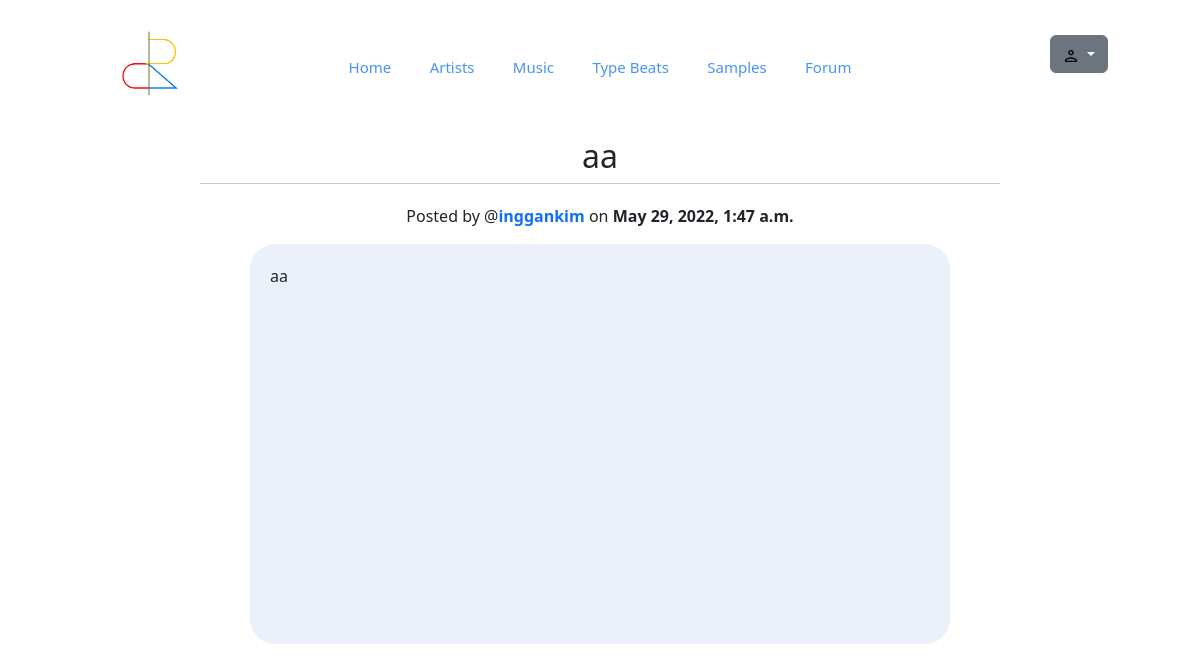
The app's page /ercf/post/38, older data.
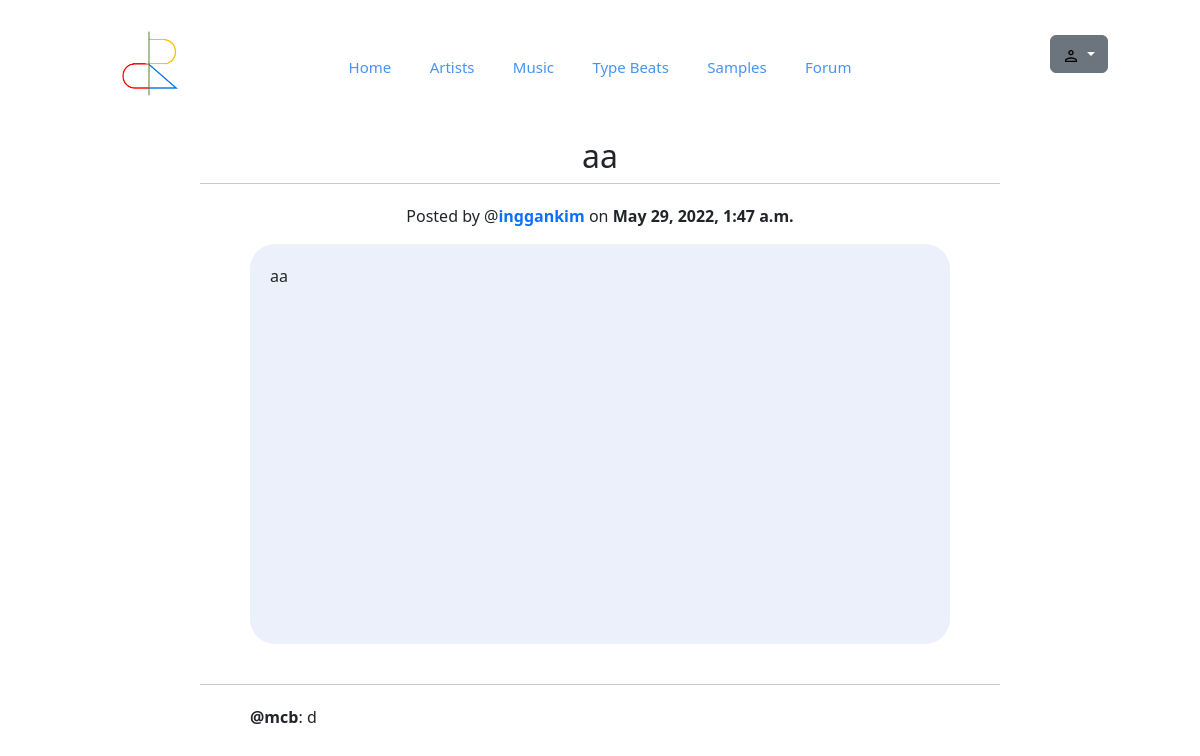
The same page, newer data.
### ercf/models.py (models this page shows, shortened)
class Review(models.Model):
    content = models.TextField(max_length=50)
    author = models.ForeignKey(User, on_delete=models.CASCADE)
    commenter = models.ForeignKey(User, on_delete=models.CASCADE, related_name="com")
    date_posted = models.DateTimeField(auto_now_add=True)
    approved = models.BooleanField(default=True)
    post_date = models.DateTimeField(auto_now_add=False, default="1111-11-11 11:11")
    post_title = models.TextField(default="")
    post_id = models.TextField(default="")

### ercf/views.py (the view, shortened to what this page needs)
# urls.py: path('post/<str:pk>', views.post, name='post'),
def post(request, pk):
    post = Post.objects.get(id=pk)
    form = ReviewForm()
    reviews = Review.objects.all().order_by("-id")
    context = {"form": form, "review_count": reviews.count(), "reviews": reviews, "form": form, "post": post}
    return render(request, 'ercf/post.html', context)

### ercf/templates/ercf/post.html (shortened to what this page needs)
{% extends "ercf/layout.html" %}
{% load static %}
{% block body %}
<div style="margin-top:-80px;">
    <h2 style="text-align: center;">{{post.title}}</h2>
    <hr style="margin: auto auto; width: 800px;">
    <div class="description">
        <p>Posted by @<a href="{% url 'ercf:view_user' post.author_identity %}"><b>{{post.author}}</b></a> on <b>{{post.date_posted}}</b></p>
    </div>
    <div class="content">
        <p>{{post.content}}</p>
    </div>
<br/>
    <div class="comment">
        <div>
            {% for review in reviews %}
                {% if review.post_date == post.date_posted %}
                <p style="width:80%;">
                    <hr style="width: 800px; ">
                    <div style="text-align: left; width: 700px; margin-left: auto; margin-right: auto;">
                        <b>@{{ review.commenter }}</b>: {{ review.content }}
                    </div>
                </p>
                {% endif %}
            {% endfor %}
        </div>
    </div>
</div>
{% endblock %}

Row changes from the older to the newer data that the page shows:
added Review: commenter "mcb", content "d"
